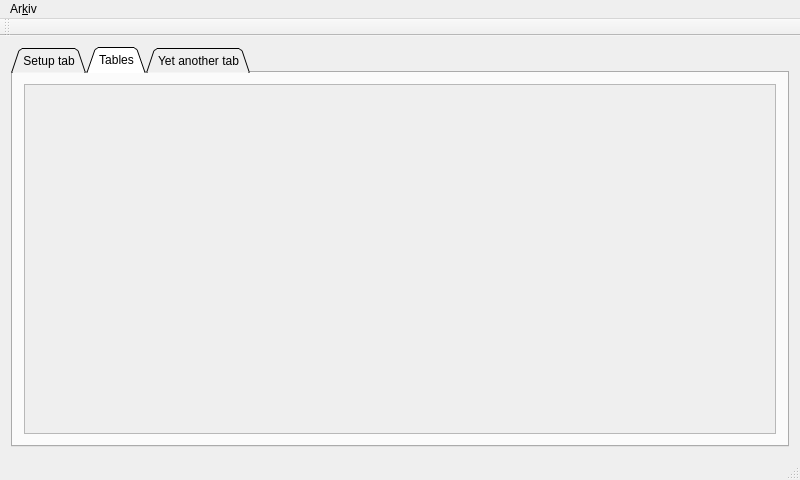
<?xml version="1.0" encoding="UTF-8"?>
<ui version="4.0">
 <class>OrderServer</class>
 <widget class="QMainWindow" name="OrderServer">
  <property name="geometry">
   <rect>
    <x>0</x>
    <y>0</y>
    <width>800</width>
    <height>480</height>
   </rect>
  </property>
  <property name="sizePolicy">
   <sizepolicy hsizetype="Expanding" vsizetype="Expanding">
    <horstretch>0</horstretch>
    <verstretch>0</verstretch>
   </sizepolicy>
  </property>
  <property name="windowTitle">
   <string>OrderServer</string>
  </property>
  <widget class="QWidget" name="centralWidget">
   <property name="sizePolicy">
    <sizepolicy hsizetype="Expanding" vsizetype="Expanding">
     <horstretch>0</horstretch>
     <verstretch>0</verstretch>
    </sizepolicy>
   </property>
   <layout class="QHBoxLayout" name="horizontalLayout_2">
    <item>
     <layout class="QHBoxLayout" name="horizontalLayout">
      <item>
       <widget class="QTabWidget" name="tabWidget">
        <property name="maximumSize">
         <size>
          <width>16777215</width>
          <height>16777215</height>
         </size>
        </property>
        <property name="toolTip">
         <string>&lt;html&gt;&lt;head/&gt;&lt;body&gt;&lt;p&gt;Server setup&lt;/p&gt;&lt;/body&gt;&lt;/html&gt;</string>
        </property>
        <property name="tabShape">
         <enum>QTabWidget::Triangular</enum>
        </property>
        <property name="currentIndex">
         <number>1</number>
        </property>
        <property name="movable">
         <bool>true</bool>
        </property>
        <widget class="QWidget" name="setupTab">
         <property name="sizePolicy">
          <sizepolicy hsizetype="Expanding" vsizetype="Expanding">
           <horstretch>0</horstretch>
           <verstretch>0</verstretch>
          </sizepolicy>
         </property>
         <property name="toolTip">
          <string/>
         </property>
         <attribute name="title">
          <string>Setup tab</string>
         </attribute>
         <widget class="QPushButton" name="serverOn">
          <property name="geometry">
           <rect>
            <x>0</x>
            <y>60</y>
            <width>98</width>
            <height>34</height>
           </rect>
          </property>
          <property name="text">
           <string>Turn server on</string>
          </property>
         </widget>
         <widget class="QPushButton" name="serverOff">
          <property name="enabled">
           <bool>false</bool>
          </property>
          <property name="geometry">
           <rect>
            <x>110</x>
            <y>60</y>
            <width>101</width>
            <height>34</height>
           </rect>
          </property>
          <property name="text">
           <string>Turn server off</string>
          </property>
         </widget>
        </widget>
        <widget class="QWidget" name="Tables">
         <attribute name="title">
          <string>Tables</string>
         </attribute>
         <layout class="QHBoxLayout" name="horizontalLayout_3">
          <item>
           <widget class="QScrollArea" name="scrollArea">
            <property name="sizeAdjustPolicy">
             <enum>QAbstractScrollArea::AdjustToContents</enum>
            </property>
            <property name="widgetResizable">
             <bool>true</bool>
            </property>
            <widget class="QWidget" name="ScrollArea">
             <property name="geometry">
              <rect>
               <x>0</x>
               <y>0</y>
               <width>756</width>
               <height>348</height>
              </rect>
             </property>
             <layout class="QVBoxLayout" name="verticalLayout_3">
              <property name="sizeConstraint">
               <enum>QLayout::SetMinimumSize</enum>
              </property>
              <item>
               <layout class="QVBoxLayout" name="TablesLayout">
                <property name="sizeConstraint">
                 <enum>QLayout::SetMinimumSize</enum>
                </property>
               </layout>
              </item>
             </layout>
            </widget>
           </widget>
          </item>
         </layout>
        </widget>
        <widget class="QWidget" name="tab_3">
         <attribute name="title">
          <string>Yet another tab</string>
         </attribute>
        </widget>
       </widget>
      </item>
     </layout>
    </item>
   </layout>
  </widget>
  <widget class="QMenuBar" name="menuBar">
   <property name="geometry">
    <rect>
     <x>0</x>
     <y>0</y>
     <width>800</width>
     <height>22</height>
    </rect>
   </property>
   <widget class="QMenu" name="menuArkiv">
    <property name="title">
     <string>Ar&amp;kiv</string>
    </property>
    <addaction name="exitAction"/>
   </widget>
   <addaction name="menuArkiv"/>
  </widget>
  <widget class="QToolBar" name="mainToolBar">
   <attribute name="toolBarArea">
    <enum>TopToolBarArea</enum>
   </attribute>
   <attribute name="toolBarBreak">
    <bool>false</bool>
   </attribute>
  </widget>
  <widget class="QStatusBar" name="statusBar"/>
  <action name="exitAction">
   <property name="text">
    <string>Exit</string>
   </property>
   <property name="shortcut">
    <string>Esc</string>
   </property>
  </action>
 </widget>
 <layoutdefault spacing="6" margin="11"/>
 <resources/>
 <connections/>
</ui>
